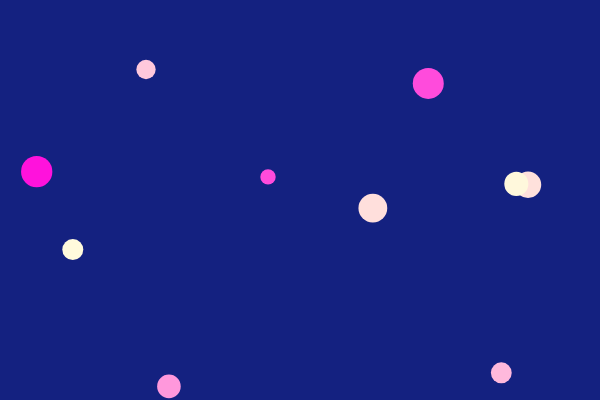
Frame 1 (no input)
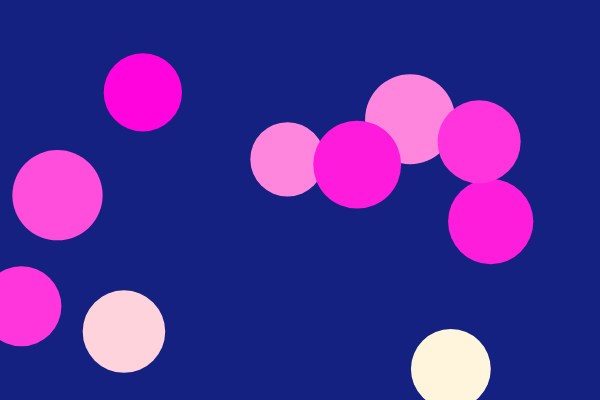
Frame 60 (no input)
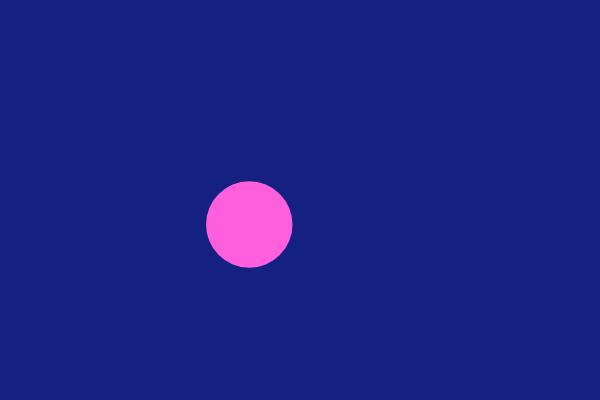
Frame 120 (the mouse pressed at the canvas centre since frame 60)

The p5.js sketch that drew these frames (run headless with seeded random() and noise() and a simulated clock; from frame 60 on, the mouse is pressed at the canvas centre):

// p5.js sketch
// ── sketch.js
// DM2008 — Activity 4b [Guided]
// Objects in Motion (50 min)
//
// You have a working Agent class to start with — your job is to bring it to life.
// Each agent moves, changes over time, and is drawn to the screen.
// Mouse click adds a new agent. C clears them all.
//
// Things to try:
// - Change the starting values (size, speed, color) to see what happens
// - Make agents bounce instead of wrap — what needs to change?
// - Add a second method to your class beyond update() and show()
//
// Stretch: give each agent a lifespan — shrink or fade it over time, then remove it.
// Hint: a backward loop lets you safely splice items while iterating.

let agents = [];
const NUM_START = 10;

function setup() {
  createCanvas(600, 400);
  noStroke();

  for (let i = 0; i < NUM_START; i++) {
    let x = random(width);
    let y = random(height);
    let sz = random(12, 36);
    let speedX = random(-1, 1);
    let speedY = random(-1, 1);
    agents.push(new Agent(x, y, sz, speedX, speedY));
  }
}

function draw() {
  background("#142180");

  for (let i = 0; i < agents.length; i++) {
    agents[i].update();
    agents[i].show();
    if (agents[i].sz >=100) {
      agents.splice(i, 1);
    }
  }
}
function mousePressed() {
  let sz = random(16, 40);
  let speedX = random(-2, 2);
  let speedY = random(-2, 2);
  agents.push(new Agent(mouseX, mouseY, sz, speedX, speedY));
}

function keyPressed() {
  // Replacing the array with an empty one effectively clears all agents
  if (key == "C" || key == "c") {
    agents = [];
  }
}

class Agent {
  constructor(x, y, sz, speedX, speedY) {
    this.x = x;
    this.y = y;
    this.sz = sz;
    this.dx = speedX;
    this.dy = speedY;
    this.col = random(250); // a color value that will change over time
    // What else might your agent need to know about itself?
  }

  update() {
    // Position changes by speed each frame — can you see why?
    this.x += this.dx;
    this.y += this.dy;

    // This is a property changing over time — try changing size or speed instead
    this.col = (this.col + 1) % 255;

    this.sz = (this.sz + 1) % 300;

    // This wraps agents around the edges — could you make them bounce instead?
    if (this.x > width) {
      this.dx *= -1;
    }
    if (this.x < 0) {
      this.dx *= -1;
    }
    if (this.y > height) {
      this.dy *= -1;
    }
    if (this.y < 0) {
      this.dy *= -1;
    }
  }

  show() {
    // this.col drives the color shift — how could you use your other properties here?
    fill(300, this.col, 220);
    ellipse(this.x, this.y, this.sz);
  }
}
